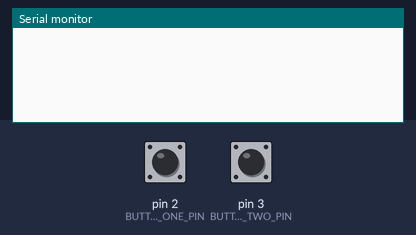
Bench run of a sketch on a simulated Arduino Micro, built with avr-gcc and run on an emulated ATmega32U4. Parts: the last lines printed to the serial monitor. The inputs (shaded band) are chosen by the test bench; at power-on: pin 2 (BUTTON_ONE_PIN) HIGH, pin 3 (BUTTON_TWO_PIN) HIGH.

Above: at 1.2 s.
1.3 s: pin 2 (BUTTON_ONE_PIN) pulled LOW for 0.15 s
At 2.0 s:
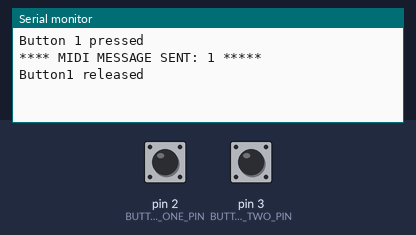
2.9 s: pin 3 (BUTTON_TWO_PIN) pulled LOW for 0.15 s
At 3.06 s:
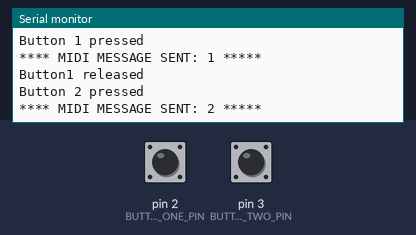

Measured:
- after the input at 1.3 s, the serial monitor: prints a new line at once (image 1)
- after the input at 2.9 s, the serial monitor: prints a new line at once (image 2)

The sketch:

TwoButtonMidiController.ino
```cpp
////////////////////////////////////////////////////////////////////////////////
// Module Name:   TwoButtonMidiController
// File Name:     TwoButtonMidiController.ino
// Versoin:       000.000.001
// Created On:    February 4, 2019
// Created By:    Bud Wandinger
// Modified:      February 4, 2019
// Modified By:   Bud Wandinger
// Description:
//    This script uses digital pins 2 and 3 on an arduino micro with pullup resistors on
//    to sense when a button on either pin has been pressed. Upon pressing of a button
//    a related midi command is sent over USB. This script performs button debouncing.
//    This script requires that both digital pins 2 and 3 are connected to ground through
//    seperate buttons.
// Disclaimer:
//    THIS CODE IS PROVIDED “AS IS” AND ANY EXPRESS OR IMPLIED WARRANTIES, INCLUDING THE
//    IMPLIED WARRANTIES OF MERCHANTABILITY AND FITNESS FOR A PARTICULAR PURPOSE ARE DISCLAIMED.
//    IN NO EVENT SHALL PAGERDUTY OR CONTRIBUTORS BE LIABLE FOR ANY DIRECT, INDIRECT, INCIDENTAL,
//    SPECIAL, EXEMPLARY, OR CONSEQUENTIAL DAMAGES (INCLUDING, BUT NOT LIMITED TO, PROCUREMENT OF
//    SUBSTITUTE GOODS OR SERVICES; LOSS OF USE, DATA, OR PROFITS; OR BUSINESS INTERRUPTION)
//    SUSTAINED BY YOU OR A THIRD PARTY, HOWEVER CAUSED AND ON ANY THEORY OF LIABILITY, WHETHER
//    IN CONTRACT, STRICT LIABILITY, OR TORT ARISING IN ANY WAY OUT OF THE USE OF THIS SAMPLE CODE,
//    EVEN IF ADVISED OF THE POSSIBILITY OF SUCH DAMAGE.
////////////////////////////////////////////////////////////////////////////////


////////////////////////////////////////////////////////////////////////////////
// INCLUDES
////////////////////////////////////////////////////////////////////////////////
#include <MIDIUSB.h>


////////////////////////////////////////////////////////////////////////////////
// CONFIGURATION
////////////////////////////////////////////////////////////////////////////////
//#define TIMER_DEBUG
#define MIDI_MESSAGE_DEBUG
#define BUTTON_DEBUG


////////////////////////////////////////////////////////////////////////////////
// PRIVATE DEFINES
////////////////////////////////////////////////////////////////////////////////
#define BUTTON_ONE_PIN 2
#define BUTTON_TWO_PIN 3
#define DEBOUNCING_TIME 25
#if defined(TIMER_DEBUG) || defined(MIDI_MESSAGE_DEBUG) || defined(BUTTON_DEBUG)
  #define SERIAL_BAUD 115200
#endif

enum Button_State {
  BUTTON_RELEASED,
  BUTTON_DEBOUNCING_ON,
  BUTTON_PRESSED,
  BUTTON_DEBOUNCING_OFF
};


////////////////////////////////////////////////////////////////////////////////
// PRIVATE VARIABLES
////////////////////////////////////////////////////////////////////////////////
static uint32_t last_button1_state_change_time;
static uint32_t last_button2_state_change_time;
static Button_State button1_state;
static Button_State button2_state;


////////////////////////////////////////////////////////////////////////////////
// PRIVATE FUNCTION PROTOTYPES
////////////////////////////////////////////////////////////////////////////////
static uint32_t calcDeltaTime(uint32_t timeA_, uint32_t timeB_);
static void midiCommandStateChange(byte state_);


////////////////////////////////////////////////////////////////////////////////
// INIT
////////////////////////////////////////////////////////////////////////////////
void setup() {
  pinMode(BUTTON_ONE_PIN, INPUT_PULLUP);
  pinMode(BUTTON_TWO_PIN, INPUT_PULLUP);

  button1_state = BUTTON_RELEASED;
  button2_state = BUTTON_RELEASED;

  #if defined(TIMER_DEBUG) || defined(MIDI_MESSAGE_DEBUG) || defined(BUTTON_DEBUG)
    Serial.begin(115200);
  #endif
}


////////////////////////////////////////////////////////////////////////////////
// MASTER LOOP
////////////////////////////////////////////////////////////////////////////////
void loop()
{
  // Button 1 state machine.
  switch (button1_state)
  {
    case BUTTON_RELEASED:
    {
      if(!digitalRead(BUTTON_ONE_PIN))
      {
        last_button1_state_change_time = millis();
        button1_state = BUTTON_DEBOUNCING_ON;
      }
      break;
    }

    case BUTTON_DEBOUNCING_ON:
    {
      if(!digitalRead(BUTTON_ONE_PIN))
      {
        if(calcDeltaTime(last_button1_state_change_time, millis()) > DEBOUNCING_TIME)
        {
           #if defined(BUTTON_DEBUG)
             Serial.println("Button 1 pressed");
           #endif
           midiCommandStateChange((byte)0x01);
           button1_state = BUTTON_PRESSED;
        }
      }
      else
      {
        button1_state = BUTTON_RELEASED;
      }
      break;
    }

    case BUTTON_PRESSED:
    {
      if(digitalRead(BUTTON_ONE_PIN))
      {
        last_button1_state_change_time = millis();
        button1_state = BUTTON_DEBOUNCING_OFF;
      }
      break;
    }

    case BUTTON_DEBOUNCING_OFF:
    {
      if(digitalRead(BUTTON_ONE_PIN))
      {
        if(calcDeltaTime(last_button1_state_change_time, millis()) > DEBOUNCING_TIME)
        {
          #if defined(BUTTON_DEBUG)
            Serial.println("Button1 released");
          #endif
          button1_state = BUTTON_RELEASED;
        }
      }
      else
      {
        button1_state = BUTTON_PRESSED;
      }
      break;
    }
  }

  // Button 2 state machine.
  switch (button2_state)
  {
    case BUTTON_RELEASED:
    {
      if(!digitalRead(BUTTON_TWO_PIN))
      {
        last_button2_state_change_time = millis();
        button2_state = BUTTON_DEBOUNCING_ON;
      }
      break;
    }

    case BUTTON_DEBOUNCING_ON:
    {
      if(!digitalRead(BUTTON_TWO_PIN))
      {
        if(calcDeltaTime(last_button2_state_change_time, millis()) > DEBOUNCING_TIME)
        {
           #if defined(BUTTON_DEBUG)
             Serial.println("Button 2 pressed");
           #endif
           midiCommandStateChange((byte)0x02);
           button2_state = BUTTON_PRESSED;
        }
      }
      else
      {
        button2_state = BUTTON_RELEASED;
      }
      break;
    }

    case BUTTON_PRESSED:
    {
      if(digitalRead(BUTTON_TWO_PIN))
      {
        last_button2_state_change_time = millis();
        button2_state = BUTTON_DEBOUNCING_OFF;
      }
      break;
    }

    case BUTTON_DEBOUNCING_OFF:
    {
      if(digitalRead(BUTTON_TWO_PIN))
      {
        if(calcDeltaTime(last_button2_state_change_time, millis()) > DEBOUNCING_TIME)
        {
          #if defined(BUTTON_DEBUG)
            Serial.println("Button2 released");
          #endif
          button2_state = BUTTON_RELEASED;
        }
      }
      else
      {
        button2_state = BUTTON_PRESSED;
      }
      break;
    }
  }
}


////////////////////////////////////////////////////////////////////////////////
// PRIVATE FUNCTIONS
////////////////////////////////////////////////////////////////////////////////
/*
 * Calculates and returns the diffence in milliseconds between timeA_ and timeB_: timeB_ - timeA_.
 */
static uint32_t calcDeltaTime(uint32_t timeA_, uint32_t timeB_)
{
  uint32_t deltaTime;

  if (timeB_ >= timeA_)
  {
    deltaTime = timeB_ - timeA_;
  }
  else
  {
    deltaTime = timeB_ + (0xFFFFFFFFFFFFFFFF - timeB_);
  }

#if defined(TIMER_DEBUG)
  Serial.print("TIMER: timeB_: ");
  Serial.print(timeB_);
  Serial.print("  -  timeA_: ");
  Serial.print(timeA_);
  Serial.print("  =  delta time: ");
  Serial.println(deltaTime);
#endif

  return deltaTime;
}

/*
 * Sends midi commands and updates the midi message time tracking variable to track at what time the
 * last Midi message was sent.
 */
static void midiCommandStateChange(byte state_)
{
  /* Send the new MIDI message */
  midiEventPacket_t event = {0x0B, 0xB0 | 0, state_, 127};
  MidiUSB.sendMIDI(event);
  MidiUSB.flush();

#if defined(MIDI_MESSAGE_DEBUG)
  Serial.print("**** MIDI MESSAGE SENT: ");
  Serial.print(state_);
  Serial.println(" *****");
#endif
}
```
